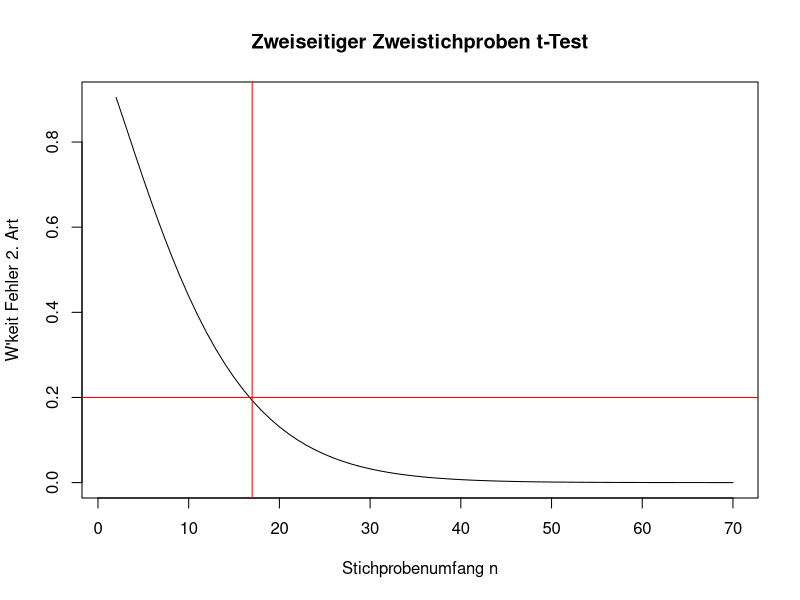

Source code (R):
#Bestimmung der Stichprobengroesse fuer zweistichproben t Test:
alpha <- 0.05
f1 <- function(x){
  p1 <- pt(q=qt(df=2*(x-1),p=0.975),df=2*(x-1),ncp=sqrt(x/2))
  p2 <- pt(q=-qt(df=2*(x-1),p=0.975),df=2*(x-1),ncp=sqrt(x/2))
  p1-p2
}
plot(f1(1:70),ylab ="W'keit Fehler 2. Art",xlab="Stichprobenumfang n",main = "Zweiseitiger Zweistichproben t-Test",type = "l")  
abline(h=0.2,col="red")
abline(v=17,col="red")